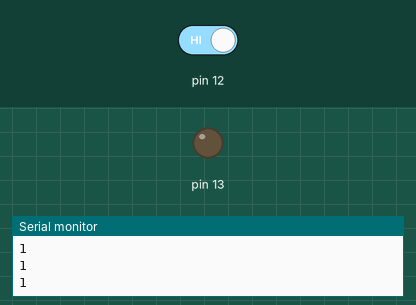
Simulated run of this sketch. Board: Arduino Uno, built with avr-gcc and run on an emulated ATmega328P. On the bench: output pins drawn as LEDs (lit = HIGH), the last lines printed to the serial monitor. The test bench sets the inputs (shaded band); at power-on: pin 12 HIGH.

Above: at 1.2 s.
1.3 s: pin 12 driven LOW
At 1.8 s:
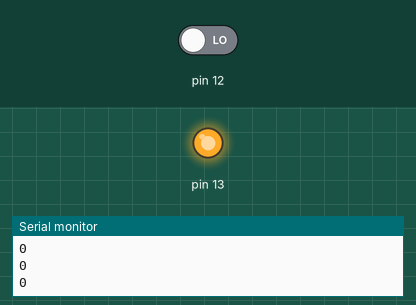
2.8 s: pin 12 driven HIGH
At 4.2 s:
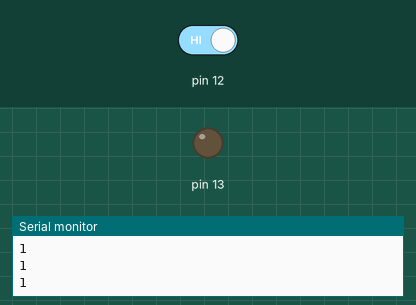
Timing chart, 0 to 5.8 s (numbered marks = the images above; inputs shaded):
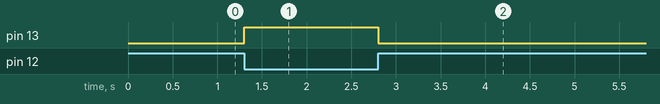

The sketch:

pullupsw.ino
```cpp
void setup() {
  // put your setup code here, to run once:
  pinMode(12, INPUT);
  pinMode(13, OUTPUT);
  Serial.begin(9600);
}

void loop() {
  // put your main code here, to run repeatedly:
  int btnState = digitalRead(12);
  Serial.println(btnState);
  if (btnState == 0) {
    digitalWrite(13, HIGH);
  }
  else
  {
    digitalWrite(13, LOW);
  }
  delay(100);
}
```

Measured:
- after the input at 1.3 s, pin 13: LOW → HIGH at once
- after the input at 2.8 s, pin 13: HIGH → LOW at once
